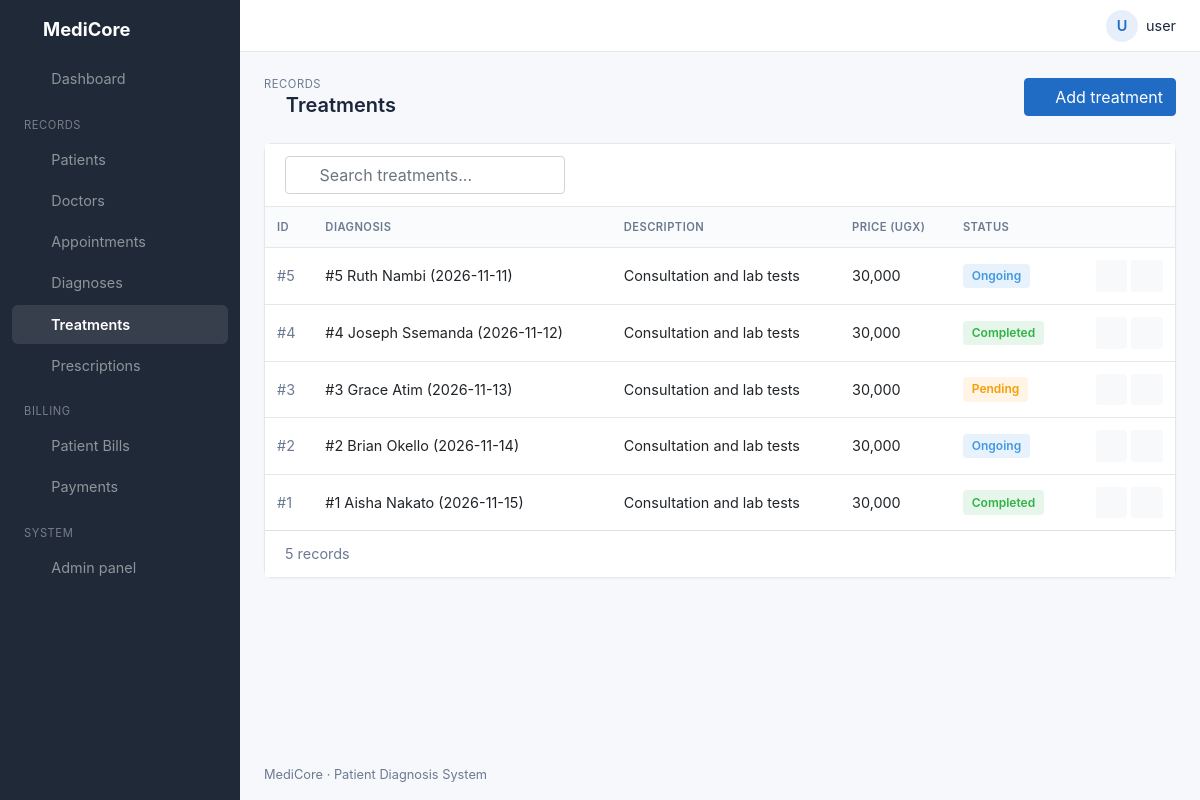
The page /treatments/ (signed in) on the database its author committed.
### clinic/models.py (models this page shows, shortened)
class Treatment(models.Model):
    STATUS = [("Pending", "Pending"), ("Ongoing", "Ongoing"), ("Completed", "Completed")]
    treatment_id = models.AutoField(primary_key=True)
    diagnosis = models.ForeignKey(Diagnosis, on_delete=models.CASCADE)
    description = models.TextField()
    price = models.DecimalField(max_digits=10, decimal_places=2)
    status = models.CharField(max_length=10, choices=STATUS, default="Pending")

class Diagnosis(models.Model):
    diagnosis_id = models.AutoField(primary_key=True)
    date = models.DateField()
    doctor = models.ForeignKey(Doctor, on_delete=models.PROTECT)
    patient = models.ForeignKey(Patient, on_delete=models.CASCADE)
    description = models.TextField()
    class Meta:
        verbose_name_plural = "diagnoses"
    def __str__(self):
        return f"#{self.diagnosis_id} {self.patient} ({self.date})"

class Patient(models.Model):
    GENDER = [("Male", "Male"), ("Female", "Female")]
    patient_id = models.AutoField(primary_key=True)
    name = models.CharField(max_length=150)
    date_of_birth = models.DateField()
    contact = models.CharField(max_length=20)
    gender = models.CharField(max_length=10, choices=GENDER)
    age = models.PositiveIntegerField()
    weight = models.DecimalField(max_digits=5, decimal_places=1, help_text="kg")
    address = models.CharField(max_length=255)
    def __str__(self):
        return self.name

### clinic/views.py (the view)
# urls.py: path('treatments/', treatments, name='treatments'),
@login_required
def treatments(request):
    return show_list(request, Treatment, "treatments.html", ["description", "status"])

### clinic/views.py (called while the page is built)
def show_list(request, model, template, search_fields):
    items = model.objects.all().order_by("-pk")
    q = request.GET.get("q", "").strip()
    if q:
        condition = Q()
        for field in search_fields:
            condition |= Q(**{f"{field}__icontains": q})
        items = items.filter(condition)
    return render(request, template, {"items": items, "q": q})

### templates/treatments.html (shortened to what this page needs)
{% extends 'base.html' %}
{% load static %}
{% load crispy_forms_tags %}
{% load humanize %}
{% block pretitle %}Records{% endblock %}
{% block heading %}<i class="ti ti-bed"></i> Treatments{% endblock %}
{% block actions %}<a href="{% url 'add_treatment' %}" class="btn btn-primary"><i class="ti ti-plus"></i> Add treatment</a>{% endblock %}
{% block content %}
<div class="card">
  <div class="card-header">
    <form method="get" class="search flex-fill">
      <i class="ti ti-search"></i>
      <input type="text" name="q" value="{{ q }}" class="form-control" placeholder="Search treatments...">
    </form>
  </div>
  <div class="table-responsive">
    <table class="table table-hover">
      <thead><tr><th>ID</th><th>Diagnosis</th><th>Description</th><th>Price (UGX)</th><th>Status</th><th></th></tr></thead>
      <tbody>
      {% for x in items %}
        <tr>
          <td><span class="text-id">#{{ x.treatment_id }}</span></td>
          <td>{{ x.diagnosis }}</td>
          <td>{{ x.description|truncatechars:35 }}</td>
          <td>{{ x.price|floatformat:0|intcomma }}</td>
          <td><span class="status status-{{ x.status|lower }}">{{ x.status }}</span></td>
          <td class="text-right text-nowrap">
            <a href="{% url 'edit_treatment' x.pk %}" class="btn btn-sm btn-light btn-icon" title="Edit"><i class="ti ti-edit"></i></a>
            <a href="{% url 'delete_treatment' x.pk %}" class="btn btn-sm btn-light btn-icon text-danger" title="Delete"><i class="ti ti-trash"></i></a>
          </td>
        </tr>
      {% empty %}
        <tr><td colspan="6" class="text-muted">No treatments yet.</td></tr>
      {% endfor %}
      </tbody>
    </table>
  </div>
  <div class="card-footer">{{ items|length }} record{{ items|length|pluralize }}</div>
</div>
{% endblock %}

### templates/base.html (shortened to what this page needs)
{% load static %}
{% load crispy_forms_tags %}
<!DOCTYPE html>
<html lang="en">
<head>
  <link rel="stylesheet" href="{% static 'css/bootstrap.min.css' %}">
  <link rel="stylesheet" href="{% static 'css/tabler-icons.min.css' %}">
  <link rel="stylesheet" href="{% static 'css/style.css' %}">
</head>
<body>
<aside class="sidebar navbar navbar-dark navbar-expand-lg">
  <a class="navbar-brand" href="{% url 'Home' %}"><i class="ti ti-heartbeat"></i> MediCore</a>
  <div class="collapse navbar-collapse" id="menu">
    <ul class="navbar-nav">
      <li class="nav-item"><a class="nav-link {% if request.path == '/' %}active{% endif %}" href="{% url 'Home' %}"><i class="ti ti-layout-dashboard"></i> Dashboard</a></li>
      <li class="nav-heading">Records</li>
      <li class="nav-item"><a class="nav-link {% if '/patients/' in request.path %}active{% endif %}" href="{% url 'patients' %}"><i class="ti ti-user-heart"></i> Patients</a></li>
      <li class="nav-item"><a class="nav-link {% if '/doctors/' in request.path %}active{% endif %}" href="{% url 'doctors' %}"><i class="ti ti-stethoscope"></i> Doctors</a></li>
      <li class="nav-item"><a class="nav-link {% if '/appointments/' in request.path %}active{% endif %}" href="{% url 'appointments' %}"><i class="ti ti-calendar-event"></i> Appointments</a></li>
      <li class="nav-item"><a class="nav-link {% if '/diagnoses/' in request.path %}active{% endif %}" href="{% url 'diagnoses' %}"><i class="ti ti-clipboard-heart"></i> Diagnoses</a></li>
      <li class="nav-item"><a class="nav-link {% if '/treatments/' in request.path %}active{% endif %}" href="{% url 'treatments' %}"><i class="ti ti-bed"></i> Treatments</a></li>
      <li class="nav-item"><a class="nav-link {% if '/prescriptions/' in request.path %}active{% endif %}" href="{% url 'prescriptions' %}"><i class="ti ti-pill"></i> Prescriptions</a></li>
      <li class="nav-heading">Billing</li>
      <li class="nav-item"><a class="nav-link {% if '/bills/' in request.path %}active{% endif %}" href="{% url 'bills' %}"><i class="ti ti-file-invoice"></i> Patient Bills</a></li>
      <li class="nav-item"><a class="nav-link {% if '/payments/' in request.path %}active{% endif %}" href="{% url 'payments' %}"><i class="ti ti-cash"></i> Payments</a></li>
      <li class="nav-heading">System</li>
      <li class="nav-item"><a class="nav-link" href="/admin/"><i class="ti ti-settings"></i> Admin panel</a></li>
    </ul>
  </div>
</aside>
<div class="page-wrapper">
  <header class="topbar">
    <div class="dropdown ml-auto">
      <a href="#" class="user-menu" data-toggle="dropdown">
        <span class="avatar">{{ user.username|slice:":1"|upper }}</span>
        <span class="d-none d-md-inline">{{ user.username }}</span>
      </a>
    </div>
  </header>
  <div class="page-header">
    <div>
      <div class="page-pretitle">{% block pretitle %}MediCore{% endblock %}</div>
      <h2 class="page-title">{% block heading %}{% endblock %}</h2>
    </div>
    <div>{% block actions %}{% endblock %}</div>
  </div>
  <main class="page-body">
    {% block content %}{% endblock %}
  </main>
  <footer class="footer">MediCore &middot; Patient Diagnosis System</footer>
</div>
</body>
</html>

### static/css/style.css (style rules this page uses)
:root { --primary: #206bc4; --sidebar: #1f2937; --bg: #f6f8fb; --border: #e6e7e9; --muted: #6c7a91; }
body { background: var(--bg); color: #1d273b; font-size: .9rem; }
a { color: var(--primary); }
.btn-primary { background: var(--primary); border-color: var(--primary); }
.ti { font-size: 1.1rem; vertical-align: -2px; }
.sidebar { background: var(--sidebar); padding: 0; align-items: flex-start; }
.sidebar .navbar-brand { font-weight: 700; padding: 1rem 1.25rem; font-size: 1.15rem; }
.sidebar .navbar-brand .ti { color: #4dabf7; font-size: 1.5rem; }
.sidebar .navbar-nav { width: 100%; padding: 0 .75rem 1rem; }
.sidebar .nav-link { color: rgba(255,255,255,.7); border-radius: 6px; padding: .55rem .75rem !important; margin-bottom: 2px; }
.sidebar .nav-link .ti { margin-right: .6rem; }
.sidebar .nav-link.active { color: #fff; background: rgba(255,255,255,.1); font-weight: 600; }
.sidebar .nav-heading { color: rgba(255,255,255,.4); text-transform: uppercase; font-size: .7rem; letter-spacing: .05em; padding: 1rem .75rem .4rem; }
@media (min-width: 992px) { .sidebar { position: fixed; top: 0; bottom: 0; left: 0; width: 15rem; flex-direction: column; overflow-y: auto; } }
@media (min-width: 992px) { .sidebar .navbar-collapse { width: 100%; align-items: flex-start; } }
@media (min-width: 992px) { .sidebar .navbar-nav { flex-direction: column; } }
@media (min-width: 992px) { .page-wrapper { margin-left: 15rem; } }
.page-wrapper { min-height: 100vh; display: flex; flex-direction: column; }
.topbar { display: flex; align-items: center; background: #fff; border-bottom: 1px solid var(--border); padding: .6rem 1.5rem; }
.user-menu { display: flex; align-items: center; color: #1d273b; text-decoration: none !important; }
.avatar { width: 2rem; height: 2rem; border-radius: 50%; background: #e7f0fa; color: var(--primary); display: inline-flex; align-items: center; justify-content: center; font-weight: 600; margin-right: .5rem; }
.page-header { display: flex; justify-content: space-between; align-items: center; padding: 1.5rem 1.5rem .5rem; flex-wrap: wrap; gap: .75rem; }
.page-pretitle { text-transform: uppercase; font-size: .7rem; color: var(--muted); letter-spacing: .05em; }
.page-title { font-size: 1.25rem; font-weight: 600; margin: 0; }
.page-title .ti { color: var(--primary); font-size: 1.35rem; }
.page-body { padding: 1rem 1.5rem; flex: 1; }
.footer { padding: 1rem 1.5rem; color: var(--muted); font-size: .8rem; }
.card { border: 1px solid var(--border); border-radius: 8px; box-shadow: 0 1px 2px rgba(0,0,0,.03); margin-bottom: 1.25rem; }
.card-header { background: #fff; border-bottom: 1px solid var(--border); display: flex; justify-content: space-between; align-items: center; }
.card-footer { background: #fff; color: var(--muted); }
.table { margin-bottom: 0; }
.table thead th { border-top: 0; border-bottom: 1px solid var(--border); background: #fafbfc; color: var(--muted); font-size: .7rem; text-transform: uppercase; letter-spacing: .04em; font-weight: 600; }
.table td { vertical-align: middle; border-top: 1px solid var(--border); }
.text-id { color: var(--muted); }
.status { display: inline-block; padding: .2rem .55rem; border-radius: 4px; font-size: .75rem; font-weight: 600; }
.status-paid, .status-completed { background: #e7f6ea; color: #2fb344; }
.status-partial, .status-pending { background: #fff4e5; color: #f59f00; }
.status-scheduled, .status-ongoing { background: #e8f2fc; color: #4299e1; }
.search { position: relative; max-width: 280px; }
.search .ti { position: absolute; left: .7rem; top: .55rem; color: var(--muted); }
.search input { padding-left: 2.1rem; }
.btn-icon { padding: .25rem .5rem; }

### rows shown on the page
Treatment: treatment_id "5", diagnosis "#5 Ruth Nambi (2026-11-11)", description "Consultation and lab tests", price "30,000", status "Ongoing"
Treatment: treatment_id "4", diagnosis "#4 Joseph Ssemanda (2026-11-12)", description "Consultation and lab tests", price "30,000", status "Completed"
Treatment: treatment_id "3", diagnosis "#3 Grace Atim (2026-11-13)", description "Consultation and lab tests", price "30,000", status "Pending"
Treatment: treatment_id "2", diagnosis "#2 Brian Okello (2026-11-14)", description "Consultation and lab tests", price "30,000", status "Ongoing"
Treatment: treatment_id "1", diagnosis "#1 Aisha Nakato (2026-11-15)", description "Consultation and lab tests", price "30,000", status "Completed"

### other values the page prints
{{ user.username|slice:":1"|upper }} "U"
{{ user.username }} "user"
{{ items|length }} "5"
